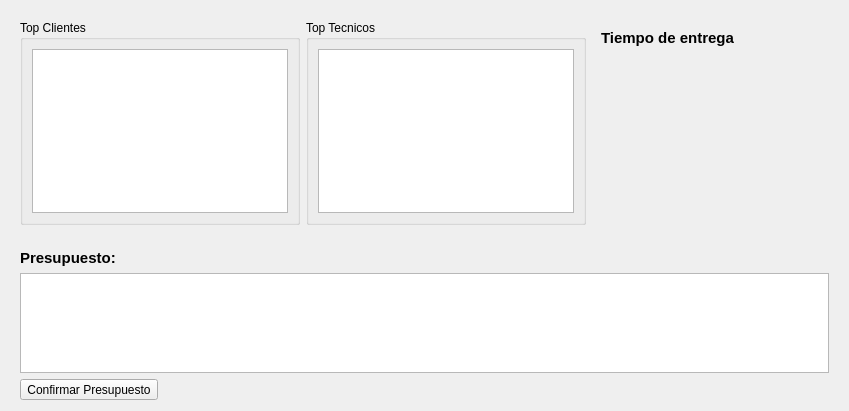
                <widget class="QWidget" name="scrollAreaWidgetContents_7">
                 <property name="geometry">
                  <rect>
                   <x>0</x>
                   <y>0</y>
                   <width>849</width>
                   <height>411</height>
                  </rect>
                 </property>
                 <layout class="QVBoxLayout" name="verticalLayout_40">
                  <item>
                   <widget class="QWidget" name="widget_73" native="true">
                    <layout class="QHBoxLayout" name="horizontalLayout_52">
                     <item>
                      <widget class="QGroupBox" name="groupBox_14">
                       <property name="title">
                        <string>Top Clientes</string>
                       </property>
                       <layout class="QVBoxLayout" name="verticalLayout_11">
                        <item>
                         <widget class="QListView" name="listView_3">
                          <property name="styleSheet">
                           <string notr="true">QListView::item:hover {
        /* Capa negra con 30% de opacidad para oscurecer el fondo actual */
        background-color: rgba(0, 0, 0, 10); 
        
        /* Opcional: un borde sutil para definir la selección */
        border: 1px solid rgba(255, 255, 255, 10);
    }
    
    QListView::item:selected {
        /* Al seleccionar, podemos oscurecerlo aún más */
        background-color: rgba(0, 0, 0, 40);
        border: 1px solid rgba(255, 255, 255, 30);
    }</string>
                          </property>
                          <property name="autoScrollMargin">
                           <number>16</number>
                          </property>
                          <property name="editTriggers">
                           <set>QAbstractItemView::EditTrigger::NoEditTriggers</set>
                          </property>
                          <property name="alternatingRowColors">
                           <bool>true</bool>
                          </property>
                          <property name="iconSize">
                           <size>
                            <width>50</width>
                            <height>50</height>
                           </size>
                          </property>
                          <property name="movement">
                           <enum>QListView::Movement::Static</enum>
                          </property>
                         </widget>
                        </item>
                       </layout>
                      </widget>
                     </item>
                     <item>
                      <widget class="QGroupBox" name="groupBox_15">
                       <property name="title">
                        <string>Top Tecnicos</string>
                       </property>
                       <layout class="QVBoxLayout" name="verticalLayout_39">
                        <item>
                         <widget class="QListView" name="listView_4">
                          <property name="styleSheet">
                           <string notr="true">QListView::item:hover {
        /* Capa negra con 30% de opacidad para oscurecer el fondo actual */
        background-color: rgba(0, 0, 0, 10); 
        
        /* Opcional: un borde sutil para definir la selección */
        border: 1px solid rgba(255, 255, 255, 10);
    }
    
    QListView::item:selected {
        /* Al seleccionar, podemos oscurecerlo aún más */
        background-color: rgba(0, 0, 0, 40);
        border: 1px solid rgba(255, 255, 255, 30);
    }</string>
                          </property>
                          <property name="autoScrollMargin">
                           <number>16</number>
                          </property>
                          <property name="alternatingRowColors">
                           <bool>true</bool>
                          </property>
                          <property name="iconSize">
                           <size>
                            <width>50</width>
                            <height>50</height>
                           </size>
                          </property>
                          <property name="movement">
                           <enum>QListView::Movement::Static</enum>
                          </property>
                         </widget>
                        </item>
                       </layout>
                      </widget>
                     </item>
                     <item>
                      <widget class="QWidget" name="widget_74" native="true">
                       <property name="sizePolicy">
                        <sizepolicy hsizetype="Expanding" vsizetype="Expanding">
                         <horstretch>0</horstretch>
                         <verstretch>0</verstretch>
                        </sizepolicy>
                       </property>
                       <layout class="QVBoxLayout" name="verticalLayout_42">
                        <item>
                         <widget class="QLabel" name="label_11">
                          <property name="maximumSize">
                           <size>
                            <width>16777215</width>
                            <height>30</height>
                           </size>
                          </property>
                          <property name="font">
                           <font>
                            <pointsize>11</pointsize>
                            <bold>true</bold>
                           </font>
                          </property>
                          <property name="text">
                           <string>Tiempo de entrega</string>
                          </property>
                          <property name="alignment">
                           <set>Qt::AlignmentFlag::AlignLeading|Qt::AlignmentFlag::AlignLeft|Qt::AlignmentFlag::AlignVCenter</set>
                          </property>
                         </widget>
                        </item>
                        <item>
                         <widget class="QChartView" name="graficai" native="true">
                          <property name="sizePolicy">
                           <sizepolicy hsizetype="Expanding" vsizetype="Expanding">
                            <horstretch>0</horstretch>
                            <verstretch>0</verstretch>
                           </sizepolicy>
                          </property>
                         </widget>
                        </item>
                       </layout>
                      </widget>
                     </item>
                    </layout>
                   </widget>
                  </item>
                  <item>
                   <widget class="QWidget" name="widget_72" native="true">
                    <property name="sizePolicy">
                     <sizepolicy hsizetype="Expanding" vsizetype="Expanding">
                      <horstretch>0</horstretch>
                      <verstretch>0</verstretch>
                     </sizepolicy>
                    </property>
                    <layout class="QVBoxLayout" name="verticalLayout_33">
                     <property name="bottomMargin">
                      <number>0</number>
                     </property>
                     <item>
                      <widget class="QLabel" name="label_2">
                       <property name="text">
                        <string>&lt;html&gt;&lt;head/&gt;&lt;body&gt;&lt;p&gt;&lt;span style=&quot; font-size:11pt; font-weight:700;&quot;&gt;Presupuesto:&lt;/span&gt;&lt;/p&gt;&lt;/body&gt;&lt;/html&gt;</string>
                       </property>
                      </widget>
                     </item>
                     <item>
                      <widget class="QTableView" name="tablaconf">
                       <property name="minimumSize">
                        <size>
                         <width>0</width>
                         <height>100</height>
                        </size>
                       </property>
                       <property name="sizeAdjustPolicy">
                        <enum>QAbstractScrollArea::SizeAdjustPolicy::AdjustToContentsOnFirstShow</enum>
                       </property>
                       <property name="selectionBehavior">
                        <enum>QAbstractItemView::SelectionBehavior::SelectRows</enum>
                       </property>
                       <attribute name="horizontalHeaderStretchLastSection">
                        <bool>true</bool>
                       </attribute>
                      </widget>
                     </item>
                     <item>
                      <widget class="QToolButton" name="btnconfirmarpre">
                       <property name="minimumSize">
                        <size>
                         <width>62</width>
                         <height>0</height>
                        </size>
                       </property>
                       <property name="maximumSize">
                        <size>
                         <width>16777215</width>
                         <height>60</height>
                        </size>
                       </property>
                       <property name="text">
                        <string>Confirmar Presupuesto</string>
                       </property>
                       <property name="icon">
                        <iconset resource="../../recursos/recursos.qrc">
                         <normaloff>:/iconos/iconos/confirm.ico</normaloff>:/iconos/iconos/confirm.ico</iconset>
                       </property>
                       <property name="iconSize">
                        <size>
                         <width>40</width>
                         <height>40</height>
                        </size>
                       </property>
                       <property name="toolButtonStyle">
                        <enum>Qt::ToolButtonStyle::ToolButtonTextUnderIcon</enum>
                       </property>
                      </widget>
                     </item>
                    </layout>
                   </widget>
                  </item>
                 </layout>
                </widget>
